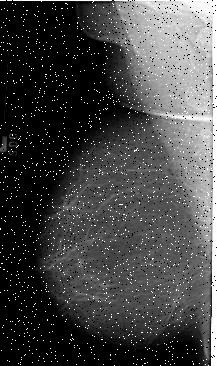
%> input picture DRLSE/images/Original_1_b1.jpg, 217 x 366 px
$ octave --eval "MAM_SEG1;"   (GNU Octave 9; MATLAB toolbox functions it lacks are replaced by stand-ins)
%> lines starting %> are read from the running program, lines starting %| are printed output that depends on the picture; in (x1, y1, x2, y2) boxes, pixels count from 0 and x2, y2 are one past the last pixel; in counts of white or black regions, pixels touching at a corner belong together; the program's own positions count from 1
function MAM_SEG1
%% INICIALITZACIÓ
clearvars; close all; clc;
%% Read and gray
Img=imread('images/Original_1_b1.jpg');
%> Img is the input picture: size 366x217 uint8; min 0, max 255, mean 70.8
figure(1); imshow(Img); title('Original Image')
frm = 0;
% Hi trobem molt soroll del tipus salt & pepper per el que aplicarem un
% filtre de mediana per reduirne el efecte
%% Extreure soroll
Img=medfilt2(Img,[3 3]);
figure(2);
imagesc(Img,[0, 255]); axis off; axis equal; colormap(gray);
title('Smoothed image');
%% Gaussian
G=fspecial('gaussian',30,3); % 15 Caussian kernel
Img_G=conv2(Img,G,'same');  % smooth image by Gaussiin convolution
figure(3);
imagesc(Img_G,[0, 255]); axis off; axis equal; colormap(gray);
title('Blurred image');
%% Extracció de gradients
[Ix,Iy]=gradient(Img_G);
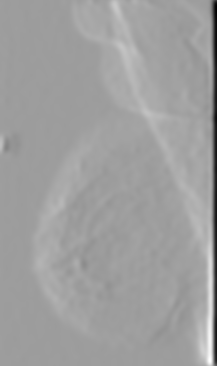
%> Ix: size 366x217 double; min -32.6, max 20.37, mean 0.5; drawn with min black and max white
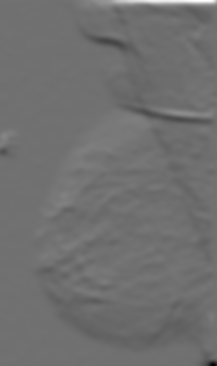
%> Iy: size 366x217 double; min -23.26, max 29.3, mean -0.2; drawn with min black and max white
f=Ix.^2+Iy.^2;
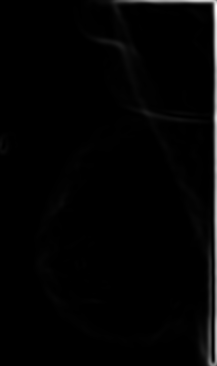
%> f: size 366x217 double; min 4.99e-07, max 1062.6, mean 16.1; drawn with min black and max white
g=1./(1+f);  % edge indicator function.
g=exp(-f);
g=medfilt2(g,[5 1]);
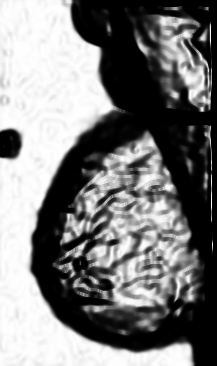
%> g: size 366x217 double; min 0, max 1, mean 0.487

figure(4); subplot(1,2,1);imshow(f); axis off; axis equal; title('Imatge Gradient');
subplot(1,2,2); imshow(g); axis off; axis equal; title('Imatge Gradient Invers');
%% Paràmetres necessaris
% Un cop extret els gradients utilitzarem el mètode DRLSE utilitzat en la
% pràctica de segementació. Per inicialitzarlo primer hem d'iniciar els
% valors d'uns paràmetres que caracteritzarant el funcionament del
% algorisme.
timestep=2;  % time step
mu=0.2;  % coefficient of the distance regularization term R(phi)
lambda=5; %coefficient of the weighted length term L(phi)
alfa= -3;  %  coefficient of the weighted area term A(phi)
epsilon=2; % papramater that specifies the width of the DiracDelta function
c0=3;
maxiter=1701;
sigma=2.0;    % scale parameter in Gaussian kernel
%% Set initial phi
phi = c0*ones(size(Img));
phi(240:250,90:100)=-c0;
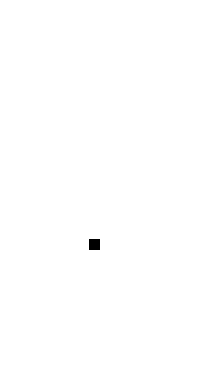
%> phi: size 366x217 double; values -3 (black) and 3 (white), 99.8% white; 1 black region, box (x1, y1, x2, y2) and area: (89, 239, 100, 250) 121
figure(3);
imagesc(phi);
axis off; axis equal;colormap(jet);
title('initial phi matrix');
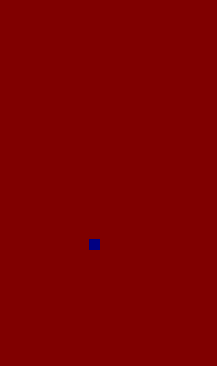
%> displayed picture: size 366x217x3, on the screen's scale of 0 to 255; mean R, G, B 127.8, 0, 0.2

[vx, vy]=gradient(g);
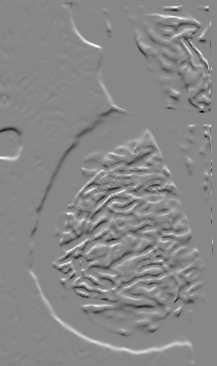
%> vy: size 366x217 double; min -0.446, max 0.391, mean 0.00147; drawn with min black and max white
figure(4);
subplot(1,2,1);imagesc(vx); title('x directioned gradient of g');
subplot(1,2,2);imagesc(vy); title('y directioned gradient of g');

for k=1:maxiter
    %% step6, check boundary conditions
    phi=NeumannBoundCond(phi);

    %% step 7 calculate differential of regularized term in Eq.30
    distRegTerm=distReg_p2(phi);

    %% step8 calculate differential of area term in Eq.30
    diracPhi=Dirac(phi,epsilon);
    areaTerm=diracPhi.*g;

    %% step9 calculate differential of length term in Eq.30
    [phi_x,phi_y]=gradient(phi);
    s=sqrt(phi_x.^2 + phi_y.^2);
    Nx=phi_x./(s+1e-10); % add a small positive number to avoid division by zero
    Ny=phi_y./(s+1e-10);
    edgeTerm=diracPhi.*(vx.*Nx+vy.*Ny) + diracPhi.*g.*div(Nx,Ny);

    %% step 10 update phi according to Eq.20
    phi=phi + timestep*(mu/timestep*distRegTerm + lambda*edgeTerm + alfa*areaTerm);

    %% show result in every 50 iteration
    if mod(k,50)==1
        frm=frm+1;
        h=figure(5);
        set(gcf,'color','w');
        subplot(1,2,1);
        II=Img;
        II(:,:,2)=Img;II(:,:,3)=Img;
        imshow(II); axis off; axis equal; hold on;
        q=contour(phi, [0,0], 'r');
        msg=['contour result , iteration number=' num2str(k)];
        title(msg);
        subplot(1,2,2);
        mesh(-phi);
        hold on;  contour(phi, [0,0], 'r','LineWidth',2);

        view([-55+180 55]);
        msg=['phi result , iteration number=' num2str(k)];
        title(msg);
        pause(0.1)


%> the run ends on the next line
        frame = getframe(h);
% [29 lines not run here, left out]
function f = distReg_p2(phi)
% compute the distance regularization term with the double-well potential p2 in eqaution (16)
[phi_x,phi_y]=gradient(phi);
s=sqrt(phi_x.^2 + phi_y.^2);
a=(s>=0) & (s<=1);
b=(s>1);
ps=a.*sin(2*pi*s)/(2*pi)+b.*(s-1);  % compute first order derivative of the double-well potential p2 in eqaution (16)
dps=((ps~=0).*ps+(ps==0))./((s~=0).*s+(s==0));  % compute d_p(s)=p'(s)/s in equation (10). As s-->0, we have d_p(s)-->1 according to equation (18)
f = div(dps.*phi_x - phi_x, dps.*phi_y - phi_y) + 4*del2(phi);

function f = div(nx,ny)
[nxx,junk]=gradient(nx);
[junk,nyy]=gradient(ny);
f=nxx+nyy;

function f = Dirac(x, sigma)
f=(1/2/sigma)*(1+cos(pi*x/sigma));
b = (x<=sigma) & (x>=-sigma);
f = f.*b;

function g = NeumannBoundCond(f)
% Make a function satisfy Neumann boundary condition
[nrow,ncol] = size(f);
g = f;
g([1 nrow],[1 ncol]) = g([3 nrow-2],[3 ncol-2]);
g([1 nrow],2:end-1) = g([3 nrow-2],2:end-1);
g(2:end-1,[1 ncol]) = g(2:end-1,[3 ncol-2]);

$ run again, with DRLSE/images/Original_2_b2.jpg copied over DRLSE/images/Original_1_b1.jpg
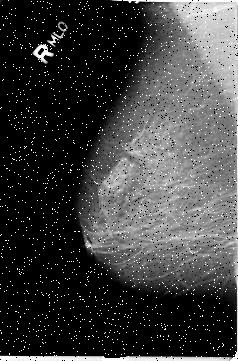
%> input picture DRLSE/images/Original_2_b2.jpg, 238 x 361 px
%> in MAM_SEG1, Img is the input picture: size 361x238 uint8; min 0, max 255, mean 65
%> in MAM_SEG1, `imshow(f)`:
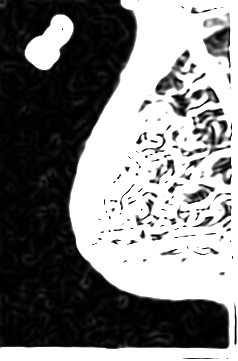
%> displayed picture: size 361x238, on the screen's scale of 0 to 255; min 0, max 255, mean 128
%> in MAM_SEG1, `[vx, vy]=gradient(g);`:
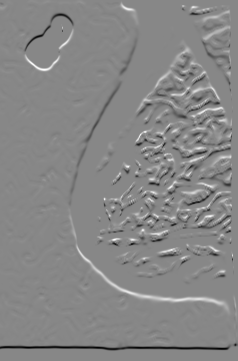
%> vy: size 361x238 double; min -0.471, max 0.417, mean -0.00133; drawn with min black and max white

$ run again, with DRLSE/images/Original_4_b4.jpg copied over DRLSE/images/Original_1_b1.jpg
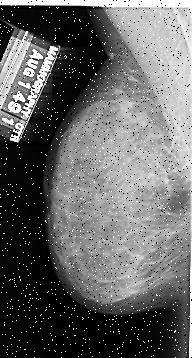
%> input picture DRLSE/images/Original_4_b4.jpg, 192 x 358 px
%> in MAM_SEG1, Img is the input picture: size 358x192 uint8; min 0, max 255, mean 103.3
%> in MAM_SEG1, `[vx, vy]=gradient(g);`:
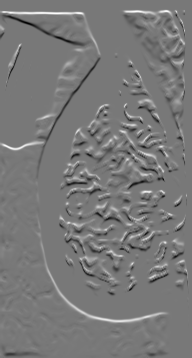
%> vy: size 358x192 double; min -0.424, max 0.471, mean 0.00178; drawn with min black and max white
